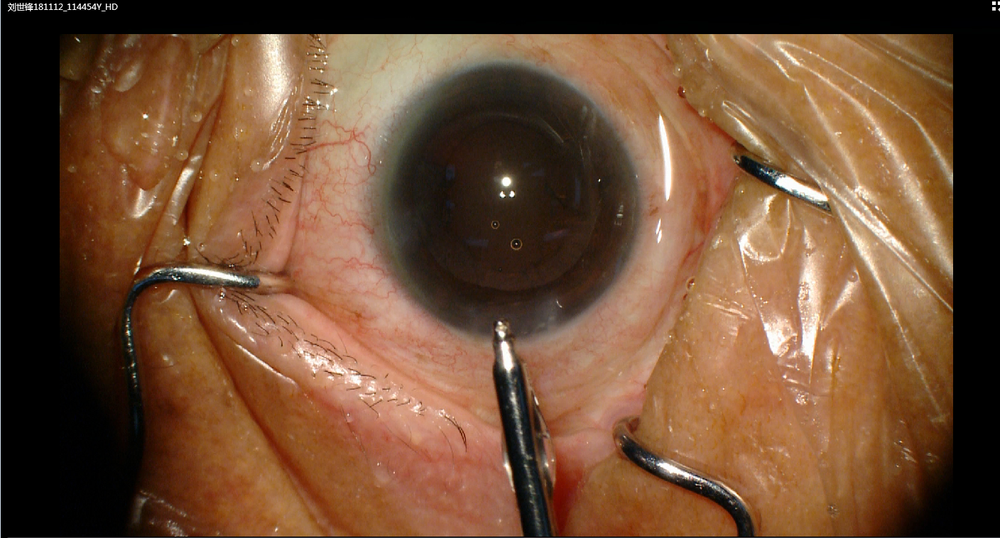
//> input picture sample.png, 1000 x 538 px, shrunk from 1408 x 758 before the run
$ ./main sample.png   (built with g++ and OpenCV 4)
//> lines starting //> are read from the running program, lines starting //| are printed output that depends on the picture; after the words box and inside, x2 and y2 are one past the last pixel; in counts of white or black regions, pixels touching at a corner belong together
#include "opencv2/imgproc.hpp"
#include "opencv2/imgcodecs.hpp"
#include "opencv2/highgui.hpp"
#include <iostream>
#include <iomanip>
#include <sstream> // stringstream

using namespace cv;
using namespace std;


class canvas {
public:
   bool setupQ;
   cv::Point origin;
   cv::Point corner;
   int minDims,maxDims;
   double scale;
   int rows, cols;
   cv::Mat img;
   cv::Mat mask;

   void init(int minD, int maxD, Mat originalImg){
      // Initialise the canvas with minimum and maximum rows and column sizes.
      minDims = minD; maxDims = maxD;
      origin = cv::Point(0,0);
      corner = cv::Point(0,0);
      scale = 1.0;
      rows = originalImg.rows;
      cols = originalImg.cols;
      setupQ = false;
      originalImg.copyTo(img);
      Mat mask(img.rows, img.cols, CV_8UC4);
      mask=cv::Scalar(255,255,255,0);
      // mask = Scalar(255, 255, 255, 0);
   }

   // [61 lines left out: functions stretch, stretch, stretch, not called in this run]

   void drawEllipseWithBox(cv::RotatedRect box, cv::Scalar color, int lineThickness) {
      box.center = scale * cv::Point2f(box.center.x - origin.x, box.center.y - origin.y);
      box.size.width  = (float)(scale * box.size.width);
      box.size.height = (float)(scale * box.size.height);

      ellipse(img, box, color, lineThickness, LINE_AA);
   }

   void drawPoints(vector<Point2f> pts, cv::Scalar color) {
      for(size_t i=0; i < pts.size(); i++){
         Point2f pnt = scale * cv::Point2f(pts[i].x - origin.x, pts[i].y - origin.y);
         img.at<cv::Vec3b>(int(pnt.y), int(pnt.x))[0] = (uchar)color[0];
         img.at<cv::Vec3b>(int(pnt.y), int(pnt.x))[1] = (uchar)color[1];
         img.at<cv::Vec3b>(int(pnt.y), int(pnt.x))[2] = (uchar)color[2];
      };
   }

   void drawLabels( std::vector<std::string> text, std::vector<cv::Scalar> colors) {
      int vPos = 0;
      // cv::Scalar color = Scalar(100,  100,  100, 200);
      for (size_t i=0; i < text.size(); i++) {
         cv::Scalar color = Scalar(100,  100,  100, 200);
         std::string txt = text[i];
         Size textsize = getTextSize(txt, FONT_HERSHEY_COMPLEX, 1, 1, 0);
         vPos += (int)(1.3 * textsize.height);
         Point org((img.cols - textsize.width), vPos);
         cv::putText(img, txt, org, FONT_HERSHEY_COMPLEX, 1, color, 1, LINE_8);
      }
   }
};

int sliderPos = 35;
Mat image;
Mat image_gray;

cv::Scalar fitEllipseColor       = Scalar(255,  0,  0, 200);
cv::Scalar fitEllipseAMSColor    = Scalar(0,  255,  0, 200);
cv::Scalar fitEllipseDirectColor = Scalar(0,  0,  255, 200);

void processImage(int, void*);

int main( int argc, char** argv ) {
   Mat image_gray;
   cv::CommandLineParser parser(argc, argv,"{help h||}{@image|ellipses.jpg|}");
   string filename = parser.get<string>("@image");
   image = imread(samples::findFile(filename), 1); // 0 = IMREAD_GRAYSCALE
//> image is the input picture: 538 rows x 1000 cols, CV_8UC3; mean B, G, R 52.4, 77.9, 112.3
   // image = imread(samples::findFile(filename), IMREAD_COLOR); // 0 = IMREAD_GRAYSCALE
   if( image.empty() ) {
      cout << "Couldn't open image " << filename << "\n";
      return 0;
   }

   namedWindow("result", WINDOW_NORMAL );
   cvtColor(image, image_gray, COLOR_RGB2GRAY);
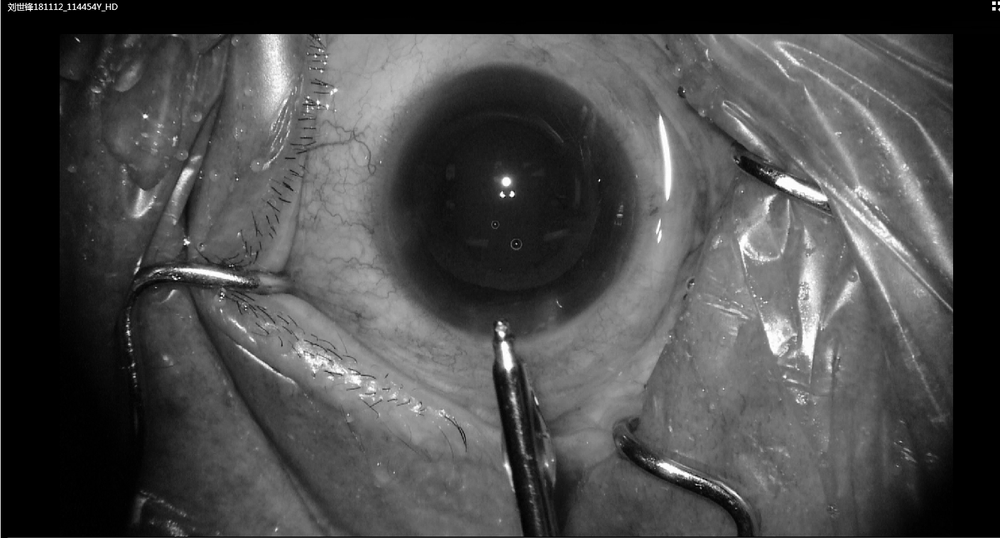
//> image_gray: 538 rows x 1000 cols, CV_8UC1; min 0, max 255, mean 74.2
   canvas paper;
   paper.init(int(0.8*MIN(image.rows, image.cols)), int(1.2*MAX(image.rows, image.cols)), image);
   Mat x;
   createTrackbar( "threshold", "result", &sliderPos, 255, processImage );
   processImage(0, 0);

   waitKey();
   return 0;
}

bool comp(vector<Point> i, vector<Point> j) {
    return i.size() < j.size();
}

void processImage(int /*h*/, void*) {
   RotatedRect box, boxAMS, boxDirect;
   int margin = 2;
   vector<vector<Point> > contours;
   cvtColor(image, image_gray, COLOR_RGB2GRAY);
   Mat bimage = image_gray >= sliderPos;
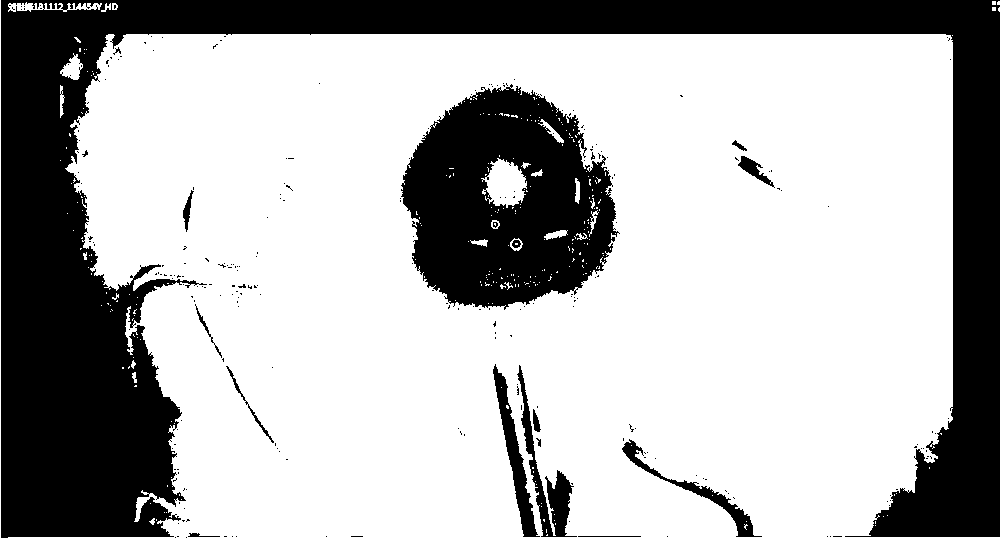
//> bimage: 538 rows x 1000 cols, CV_8UC1; 69.5% white; 253 black regions (237 under 20 px)

   findContours(bimage, contours, RETR_LIST, CHAIN_APPROX_NONE);
//> contours = 641 contours, 602 with area under 20; largest, box (x1, y1, x2, y2) and area: (8, 34, 1000, 538) 410412, (400, 85, 620, 311) 36206, (516, 364, 578, 538) 2544, (492, 363, 541, 538) 2201, (621, 438, 763, 538) 1657

   // sort(contours.begin(), contours.end(), comp);
   // contours = vector<vector<Point>>(contours.begin(), contours.begin() + contours.size() * 0.6);
   canvas paper;

   paper.init(int(1*MIN(bimage.rows, bimage.cols)), int(1*MAX(bimage.rows, bimage.cols)), image);
   // paper.stretch(cv::Point2f(0.0f, 0.0f), cv::Point2f((float)(bimage.cols+2.0), (float)(bimage.rows+2.0)));

   std::vector<std::string> text;
   std::vector<cv::Scalar> color;

   vector< vector<Point2f> > points;
   for(size_t i = 0; i < contours.size(); i++) {
      size_t count = contours[i].size();
      if( count < 6 )
         continue;

      Mat pointsf;
      Mat(contours[i]).convertTo(pointsf, CV_32F);

      vector<Point2f>pts;
      for (int j = 0; j < pointsf.rows; j++) {
         Point2f pnt = Point2f(pointsf.at<float>(j,0), pointsf.at<float>(j,1));
         if ((pnt.x > margin && pnt.y > margin && pnt.x < bimage.cols-margin && pnt.y < bimage.rows-margin)) {
            if(j%20==0){
               pts.push_back(pnt);
            }
         }
      }
      points.push_back(pts);
   }
//> this loop made 641 passes
//> count on passes 1 to 3: 20, 4, 4
//> after the loop, points = 234 point lists

   for(size_t i = 0; i < points.size(); i++) {
      vector<Point2f> pts = points[i];

      if (pts.size()<=6)
         continue;

     box = fitEllipse(pts);
     int dimension = MIN(bimage.rows, bimage.cols);
     if( MAX(box.size.width, box.size.height) > MIN(box.size.width, box.size.height)*1.4 ||
        MAX(box.size.width, box.size.height) <= 0.4*dimension ||
        MAX(box.size.width, box.size.height) >= 0.8*dimension ||
        MIN(box.size.width, box.size.height) <= 0) continue;


       float area = 0.25 * box.size.width * M_PI * box.size.height;
       stringstream ss;
       ss << fixed << std::setprecision(5) << area;
       string area_str = ss.str();
       text.push_back("Area= " + area_str);
       color.push_back(cv::Scalar(255, 255, 255, 155));
       ellipse(paper.img, box, fitEllipseColor, 3, cv::LineTypes::LINE_AA);
       paper.drawLabels(text, color);

       paper.drawEllipseWithBox(box, fitEllipseColor, 3);
       paper.drawPoints(pts, cv::Scalar(255,255,255));
     // paper.drawEllipseWithBox(box, fitEllipseAMSColor, 2);
     // paper.drawEllipseWithBox(box, fitEllipseDirectColor, 1);
     // paper.drawPoints(pts, cv::Scalar(255, 0 ,0 , 255));
   }
//> this loop made 234 passes
//> (box, area) on pass 194: (centre (506.4, 202.9), size (206.9, 223.2), angle 163.2, 36283.2)
//> box on passes 35, 56, 57, 166, 218, 231: centre (684.8, 481.9), size (20.7, 155.5), angle 121.3, centre (544.8, 451.5), size (36.7, 170.9), angle 168.4, centre (526.6, 516.8), size (14.7, 361.7), angle 168.7, centre (503.9, 183.3), size (42.7, 47), angle 151.3, centre (535, 288.3), size (647.4, 920.5), angle 92.9, centre (55.6, 6.3), size (7.4, 98.4), angle 89.8

   imshow("result", paper.img);
}
